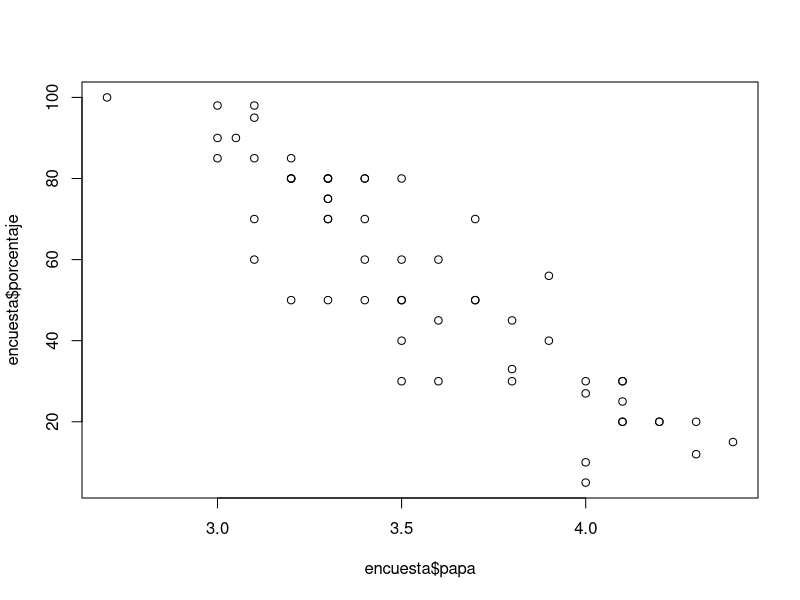
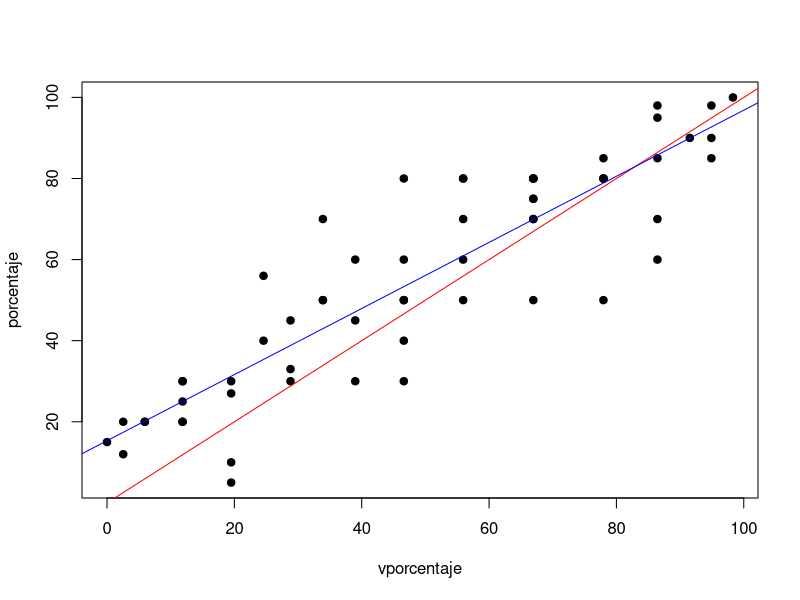

R code for these plots, in order:
## ---- chunk 1
knitr::opts_chunk$set(echo = TRUE)
## ---- chunk 2
library(readxl)
encuesta <- read_excel("encuesta1.xlsx")
## ---- chunk 3
plot(encuesta$papa, encuesta$porcentaje)
## ---- chunk 4
encuesta$papa
rank(encuesta$papa)
(1 - rank(encuesta$papa)/length(encuesta$papa))*100
encuesta$vporcentaje <- (1 - rank(encuesta$papa)/length(encuesta$papa))*100
## ---- chunk 5
with(encuesta, plot(vporcentaje, porcentaje, pch = 19))
abline(c(0, 1), col = "red")
abline(lm(encuesta$porcentaje ~ encuesta$vporcentaje), col = "blue")
